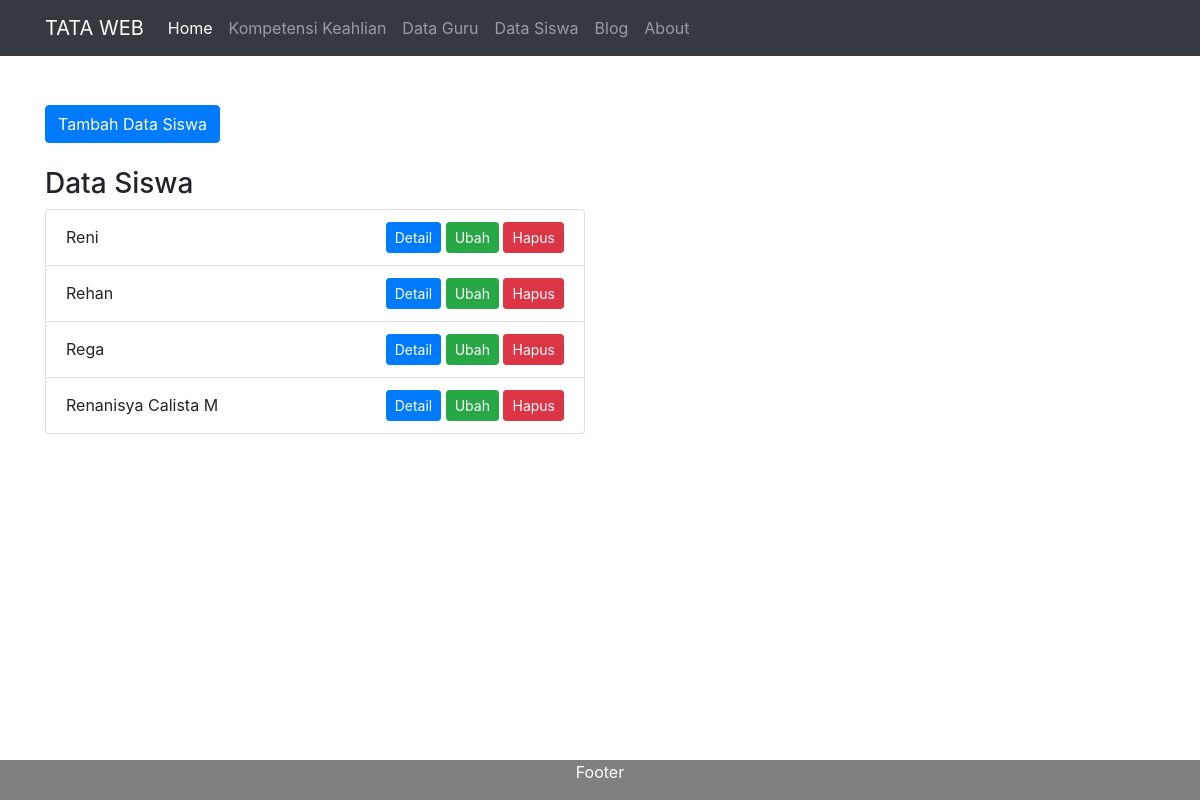
The page /public/siswa/index on the database its author committed.
### tables this page shows
CREATE TABLE `data_siswa` (
  `id` int(10) NOT NULL,
  `nama` varchar(255) NOT NULL,
  `jenis_kelamin` varchar(255) NOT NULL,
  `alamat` varchar(255) NOT NULL
);

### app/core/Controller.php (called while the page is built, shortened)
<?php
class Controller {
    public function view($view, $data = []) {
        require_once "../app/view/" . $view . '.php';
    }
    public function model($model) {
        return new $model;
    }
}

### app/controller/Siswa.php (called while the page is built, shortened)
<?php
class Siswa extends Controller{
    public function index()
    {
        $data['judul'] = "Siswa";
        $data['siswa'] = $this->model("Siswa_model")->getAllBlog();
        $this->view('siswa/index', $data);
    }
}

### app/core/App.php (called while the page is built, shortened)
<?php
class app {
    protected $method = "index";
    protected $params = [];
    public function __construct()
    {
        $url = $this->parseURL();
        if (file_exists('../app/controller/'. $url [0].'.php')) {
            unset($url[0]);
        }
            $this->controller = new
            $this->controller;
        if(isset($url[1]))
        {
            if(method_exists($this->controller,$url[1])) {
                $this->method= $url[1];
            }
        }
        call_user_func_array(
            [$this->controller, $this->method],
            $this->params
        );
    }
    public function parseURL()
    {
        if(isset($_GET['url'])) {
            $url = rtrim($_GET['url'], "/");
            $url = filter_var($url, FILTER_SANITIZE_URL);
            $url = explode('/', $url);
            return $url;
        }
    }
}

### public/index.php (called while the page is built, shortened)
<?php
$app = new App;

### app/core/Database.php (called while the page is built, shortened)
<?php
class Database{
 private $host = DB_HOST;
 private $user = DB_USER;
 private $pass = DB_PASS;
 private $db_name = DB_NAME;
 private $dbh;
 private $stmt;
 public function __construct()
 {
 $dsn = "mysql:host=" . $this->host . ";dbname=" . $this->db_name;
 $option = [
 PDO::ATTR_PERSISTENT => true,
 PDO::ATTR_ERRMODE => PDO::ERRMODE_EXCEPTION
 ];
 try {
 $this->dbh = new PDO($dsn, $this->user, $this->pass, $option);
 } catch (PDOException $e) {
 die($e->getMessage());
 }
 }
 public function query($query)
 {
 $this->stmt = $this->dbh->prepare($query);
 }
 public function execute()
 {
    $this->stmt->execute();
 }
 public function resultAll()
 {
 $this->execute();
 return $this->stmt->fetchAll(PDO::FETCH_ASSOC);
 }
}

### app/model/Siswa_model.php (called while the page is built, shortened)
<?php
class Siswa_model {
    private $table = 'data_siswa';
    private $db;
    public function __construct() {
        $this->db = new Database;
    }
    public function getAllBlog() {
        $this->db->query("SELECT * FROM " . $this->table);
        return $this->db->resultAll();
    }
}

### app/view/siswa/index.php (the view, shortened to what this page needs)
<body>
    <div class="container mt-5">
        <div class="row">
            <div class="col-lg-3">
            </div>
        </div>
        <div class="row">
            <div class="col-6">
                <button type="button" class="btn btn-primary" data-toggle="modal" data-target="#formModal">
                    Tambah Data Siswa
                </button>
                <h3 class="mt-4">Data Siswa</h3>
                <ul class="list-group">
                <?php foreach ($data['siswa'] as $siswa) : ?>
                        <li class="list-group-item list-group-item d-flex justify-content-between align-items-center">
                        <?= $siswa['nama']; ?>
                        <div class="fload-end">
                                <a href="<?= BASE_URL; ?>/siswa/detail/<?= $siswa['id']; ?>" class="btn btn-primary btn-sm">Detail</a>
                                <button type="button" onclick="ubah_data(this)" data-id='ubah_<?= $siswa['id']; ?>' class="btn btn-success btn-sm">Ubah</button>
                                <a href="<?= BASE_URL; ?>/siswa/hapus/<?= $siswa['id']; ?>" class="btn btn-danger btn-sm">Hapus</a>
                            </div>
                        </li>
                <?php endforeach; ?>
                </ul>
            </div>
        </div>
    </div>

### rows shown on the page
data_siswa: nama "Reni"
data_siswa: nama "Rehan"
data_siswa: nama "Rega"
data_siswa: nama "Renanisya Calista M"
